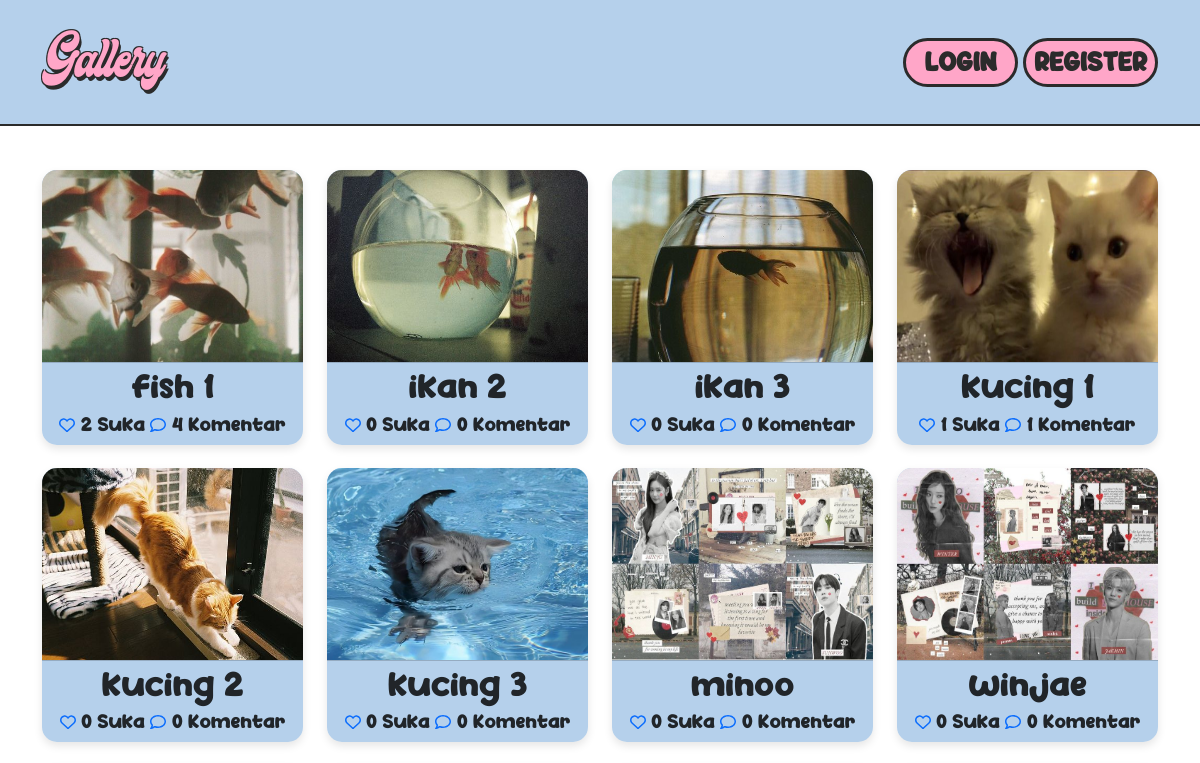
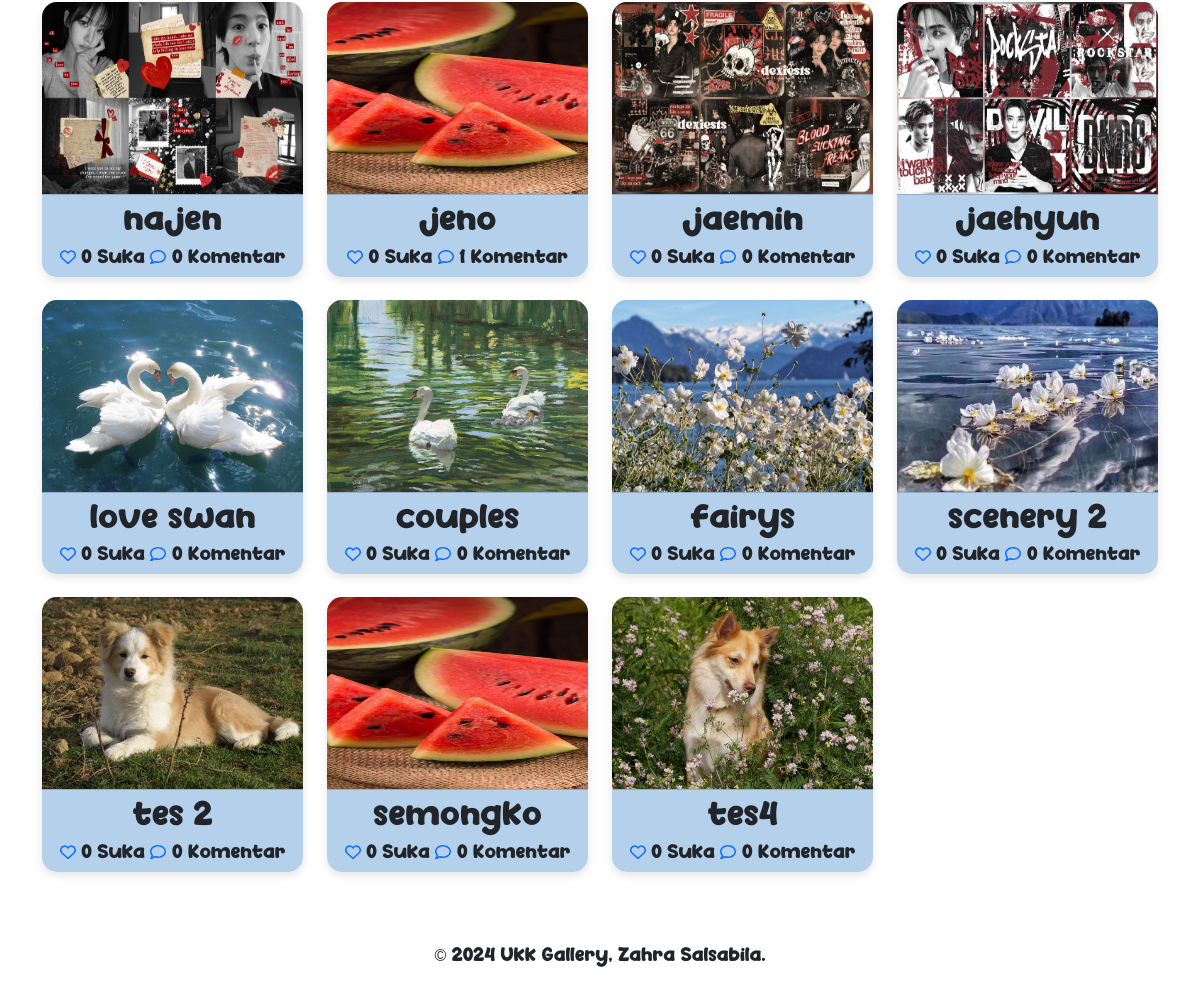
The page / on the database its author committed (2 pictures, top to bottom).
### tables this page shows
CREATE TABLE `foto` (
  `fotoid` int(11) NOT NULL,
  `judulfoto` varchar(225) NOT NULL,
  `deskripsifoto` text NOT NULL,
  `tglunggah` date NOT NULL,
  `lokasifile` varchar(225) NOT NULL,
  `albumid` int(11) NOT NULL,
  `userid` int(11) NOT NULL
);

### index.php (the view, shortened to what this page needs)
<?php
    include 'config/connect.php';
?>
<!DOCTYPE html>
<html lang="en">
    <head>
        <link href="https://cdn.jsdelivr.net/npm/simple-datatables@7.1.2/dist/style.min.css" rel="stylesheet" />
        <link href="css/styles.css" rel="stylesheet" />
    </head>
    <body>
        <header class="p-3">
            <nav class="navbar navbar-expand-lg fixed-top bg">
                <div class="container">
                    <a class="navbar-brand" href="index.php" title="Gallery?">
                        Gallery
                    </a>
                    <div class="collapse navbar-collapse" id="navbarSupportedContent">
                        <ul class="navbar-nav ms-auto">
                            <li class="nav-item">
                                <a class="nav-link btn btn rounded-pill" href="login.php">LOGIN</a>
                            </li>
                            <li class="nav-item">
                                <a class="nav-link btn btn rounded-pill" href="register.php">REGISTER</a>
                            </li>
                        </ul>
                    </div>
                </div>
            </nav>
        </header>
        <div class="container con">
            <div class="row">
                <?php
                if(isset($_GET['fotoid'])){
                    $query = mysqli_query($c, "SELECT * FROM foto ");
                    while($d = mysqli_fetch_array($query)){ ?>
                    <div class="col-md-3 mt-2">
                    <div class="card transparent-card">
                        <img src="../assets/img/<?php echo $d['lokasifile'] ?>" class="card-img-top" title="<?php echo $d['judulfoto'] ?>" style=" height: 12rem;">
                        <div class="card-footer text-center bg-transparent">
                            <?php
                            $fotoid = $d['fotoid'];
                            $liked = mysqli_query($c, "SELECT * FROM likefoto WHERE fotoid='$fotoid' AND userid='$userid'");
                            if(mysqli_num_rows($liked) > 0){ ?>
                                <a href="../config/like.php?fotoid=<?php echo $d['fotoid'] ?>" type="submit" name="Cliked"><i class="fa-solid fa-heart" style="color: #ff7381;"></i></a>
                            <?php }else{ ?>
                                <a href="../config/like.php?fotoid=<?php echo $d['fotoid'] ?>" type="submit" name="liked"><i class="fa-regular fa-heart"></i></a>
                            <?php }
                            $like = mysqli_query($c, "SELECT * FROM likefoto WHERE fotoid='$fotoid'");
                            echo mysqli_num_rows($like). ' Suka';
                            ?>
                            <a href=""><i class="fa-regular fa-comment"></i></a>
                        </div>
                    </div>
                </div>
                    <?php }
                }else{
        $query = mysqli_query($c, "SELECT * FROM foto INNER JOIN album ON foto.albumid=album.albumid ");
        while($d = mysqli_fetch_array($query)){
        ?>
                <div class="col-md-3 mt-2">
                    <div class="card transparent-card">
                        <img src="assets/img/<?php echo $d['lokasifile'] ?>" class="card-img-top" title="<?php echo $d['judulfoto'] ?>" style=" height: 12rem;">
                            <div class="card-footer text-center bg-transparent">
                                <h3><?php echo $d['judulfoto'] ?></h3>
                                <a href="config/warns.php"><i class="fa-regular fa-heart"></i></a>
                                <?php
                                $fotoid = $d['fotoid'];
                                $like = mysqli_query($c, "SELECT * FROM likefoto WHERE fotoid='$fotoid'");
                                echo mysqli_num_rows($like). ' Suka';
                                ?>
                                <a href="config/warns.php"><i class="fa-regular fa-comment"></i></a>
                                <?php $koms = mysqli_query($c, "SELECT * FROM komentarfoto WHERE fotoid='$fotoid'");
                                echo mysqli_num_rows($koms).' Komentar';
                                ?>
                            </div>
                    </div>
                </div>
        <?php } } ?>
            </div>
        </div>
        <footer class="text-center mt-5">
            <div class="mx-auto py-2 my-2">
                <p>&copy; 2024 Ukk Gallery, Zahra Salsabila.</p>
            </div>
        </footer>
    </body>
</html>

### index.php (style rules this page uses)
.navbar-brand { font-family: 'Ginchiest', sans-serif; font-size: 3.5rem; color: #ffa6c8; text-shadow: -1px -1px 0 #2b2b2b, 1px -1px 0 #2b2b2b, -1px 1px 0 #2b2b2b, 1px 1px 0 #2b2b2b, 2px 4px 0 #2b2b2b; }
body { background-image: url('assets/landing/blues.svg'); background-size: cover; background-repeat: no-repeat; background-attachment: fixed; font-family: 'FindCartoon', sans-serif; }
.navbar { background-color: rgba(109, 161, 216, 0.5); border-bottom: 2px solid #2b2b2b; padding: 15px; }
.navbar .nav-link { padding: 5px 40px; min-width: 115px; margin-left: 5px; background-color: #ffa6c8; border: 3px solid #2B2B2B; font-size: 22px; font-weight: bold; color: #2B2B2B; }
.con { margin-top: 130px; }
.transparent-card { margin-bottom: 15px; position: relative; background-color: rgba(109, 161, 216, 0.5); border: none; border-radius: 15px; box-shadow: 0 4px 8px rgba(0, 0, 0, 0.1); overflow: hidden; }

### rows shown on the page
foto: lokasifile (picture), judulfoto "fish 1", mysqli_num_rows($like) "2", mysqli_num_rows($koms) "4"
foto: lokasifile (picture), judulfoto "ikan 2", mysqli_num_rows($like) "0", mysqli_num_rows($koms) "0"
foto: lokasifile (picture), judulfoto "ikan 3", mysqli_num_rows($like) "0", mysqli_num_rows($koms) "0"
foto: lokasifile (picture), judulfoto "kucing 1", mysqli_num_rows($like) "1", mysqli_num_rows($koms) "1"
foto: lokasifile (picture), judulfoto "kucing 2", mysqli_num_rows($like) "0", mysqli_num_rows($koms) "0"
foto: lokasifile (picture), judulfoto "kucing 3", mysqli_num_rows($like) "0", mysqli_num_rows($koms) "0"
foto: lokasifile (picture), judulfoto "minoo", mysqli_num_rows($like) "0", mysqli_num_rows($koms) "0"
foto: lokasifile (picture), judulfoto "winjae", mysqli_num_rows($like) "0", mysqli_num_rows($koms) "0"
foto: lokasifile (picture), judulfoto "najen", mysqli_num_rows($like) "0", mysqli_num_rows($koms) "0"
foto: lokasifile (picture), judulfoto "jeno", mysqli_num_rows($like) "0", mysqli_num_rows($koms) "1"
foto: lokasifile (picture), judulfoto "jaemin", mysqli_num_rows($like) "0", mysqli_num_rows($koms) "0"
foto: lokasifile (picture), judulfoto "jaehyun", mysqli_num_rows($like) "0", mysqli_num_rows($koms) "0"
foto: lokasifile (picture), judulfoto "love swan", mysqli_num_rows($like) "0", mysqli_num_rows($koms) "0"
foto: lokasifile (picture), judulfoto "couples", mysqli_num_rows($like) "0", mysqli_num_rows($koms) "0"
foto: lokasifile (picture), judulfoto "fairys", mysqli_num_rows($like) "0", mysqli_num_rows($koms) "0"
foto: lokasifile (picture), judulfoto "scenery 2", mysqli_num_rows($like) "0", mysqli_num_rows($koms) "0"
foto: lokasifile (picture), judulfoto "tes 2", mysqli_num_rows($like) "0", mysqli_num_rows($koms) "0"
foto: lokasifile (picture), judulfoto "semongko", mysqli_num_rows($like) "0", mysqli_num_rows($koms) "0"
foto: lokasifile (picture), judulfoto "tes4", mysqli_num_rows($like) "0", mysqli_num_rows($koms) "0"
